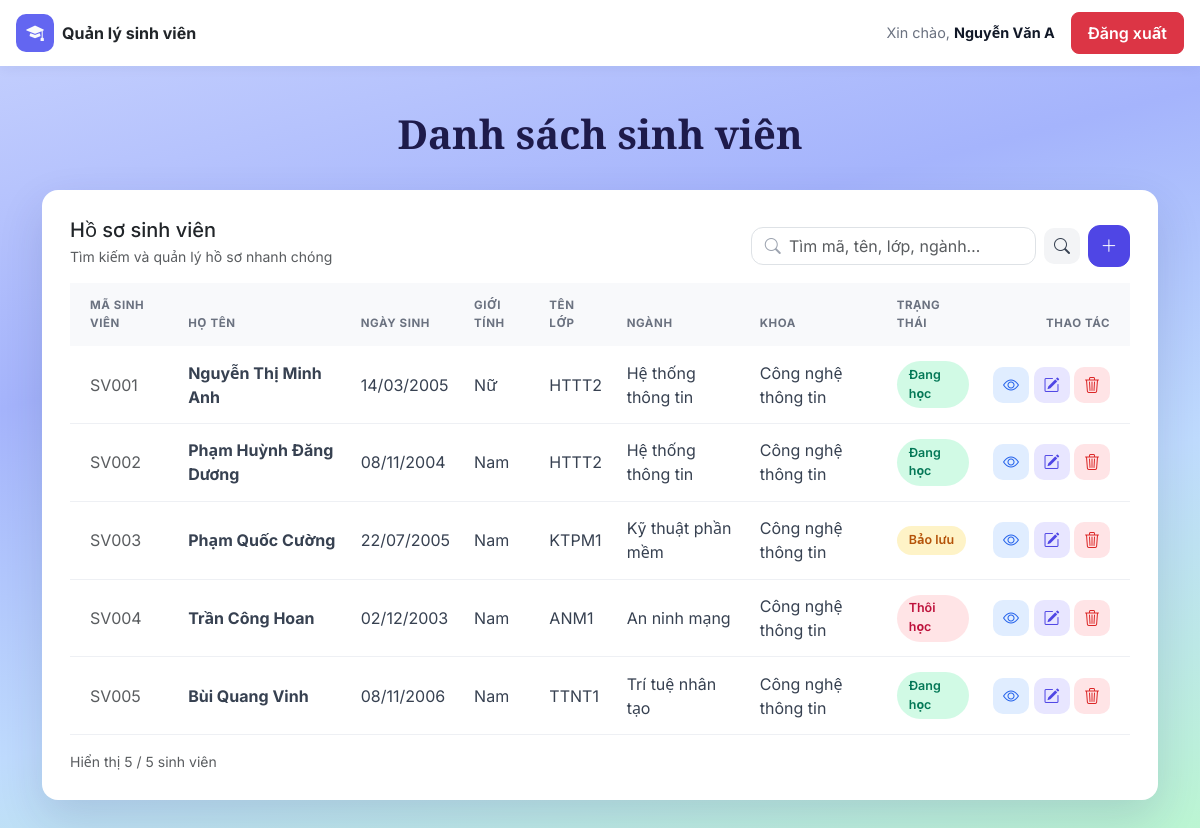
/public/?controller=student&action=index (signed in), run on the app's committed database.
### tables this page shows
CREATE TABLE student (
    ma_sv VARCHAR(10) PRIMARY KEY,
    ho_ten VARCHAR(100) NOT NULL,
    ngay_sinh DATE NOT NULL,
    gioi_tinh VARCHAR(10) NOT NULL,
    ten_lop VARCHAR(50) NOT NULL,
    nganh VARCHAR(100) NOT NULL,
    khoa VARCHAR(100) NOT NULL,
    trang_thai VARCHAR(30) NOT NULL
);

### app/controllers/StudentController.php (called while the page is built, shortened)
<?php
require_once APP_ROOT . '/app/services/StudentService.php';
class StudentController
{
    public function index()
    {
        if (isset($_GET['q'])) {
            $q = is_string($_GET['q']) ? trim($_GET['q']) : '';
        } else {
            $q = '';
        }
        $studentService = new StudentService();
        $students = $studentService->getAll($q);
        $total = $studentService->countAll();
        if ($q != '') {
            $qParam = '&q=' . urlencode($q);
        } else {
            $qParam = '';
        }
        include APP_ROOT . '/app/views/student/index.php';
    }
}

### app/services/StudentService.php (called while the page is built, shortened)
<?php
require_once APP_ROOT . '/app/models/Student.php';
class StudentService
{
    public function getAll($q)
    {
        $students = [];
        $dbConnection = new DBConnection();
        $conn = $dbConnection->getConnection();
        $sql = "SELECT * FROM student";
        if ($q != '') {
            $like = '%' . $q . '%';
            $sql = $sql . " WHERE (ma_sv LIKE ? OR ho_ten LIKE ? OR ten_lop LIKE ? OR nganh LIKE ? OR khoa LIKE ?)";
            $stmt = $conn->prepare($sql);
            $stmt->execute([$like, $like, $like, $like, $like]);
        } else {
            $sql = $sql . " ORDER BY ma_sv";
            $stmt = $conn->prepare($sql);
            $stmt->execute();
        }
        while ($row = $stmt->fetch()) {
            $student = new Student($row['ma_sv'], $row['ho_ten'], $row['ngay_sinh'], $row['gioi_tinh'],
                                   $row['ten_lop'], $row['nganh'], $row['khoa'], $row['trang_thai']);
            $students[] = $student;
        }
        return $students;
    }
    public function countAll()
    {
        $dbConnection = new DBConnection();
        $conn = $dbConnection->getConnection();
        $stmt = $conn->prepare("SELECT COUNT(*) FROM student");
        $stmt->execute();
        return $stmt->fetchColumn();
    }
}

### app/models/Student.php (called while the page is built, shortened)
<?php
class Student
{
    public function __construct($ma_sv, $ho_ten, $ngay_sinh, $gioi_tinh, $ten_lop, $nganh, $khoa, $trang_thai)
    {
        $this->ma_sv = $ma_sv;
        $this->ho_ten = $ho_ten;
        $this->ngay_sinh = $ngay_sinh;
        $this->gioi_tinh = $gioi_tinh;
        $this->ten_lop = $ten_lop;
        $this->nganh = $nganh;
        $this->khoa = $khoa;
        $this->trang_thai = $trang_thai;
    }
    public static function formatDate($date)
    {
        return date_format(date_create($date), 'd/m/Y');
    }
}

### app/views/student/index.php (the view, shortened to what this page needs)
<!DOCTYPE html>
<html lang="vi">
<head>
    <link href="https://cdn.jsdelivr.net/npm/bootstrap@5.3.8/dist/css/bootstrap.min.css" rel="stylesheet">
    <link rel="stylesheet" href="https://cdn.jsdelivr.net/npm/bootstrap-icons@1.13.1/font/bootstrap-icons.min.css">
    <link rel="stylesheet" href="assets/css/style.css?v=<?= CSS_VERSION ?>">
</head>
<body class="dash-page">
<header class="topbar">
    <div class="container-fluid px-3 d-flex align-items-center justify-content-between">
        <div class="d-flex align-items-center gap-2">
            <div class="brand-icon">
                <a href="?controller=student&action=index">
                <i class="bi bi-mortarboard-fill"></i></a>
            </div>
            <span class="fw-bold">Quản lý sinh viên</span>
        </div>
        <div class="d-flex align-items-center gap-3">
            <span class="topbar-user">Xin chào, <strong><?= htmlspecialchars($_SESSION['user']['name'], ENT_QUOTES, 'UTF-8') ?></strong></span>
        <form method="post" action="<?= DOMAIN ?>?controller=user&action=logout" class="m-0">
            <button type="submit" class="btn btn-topbar">Đăng xuất</button>
        </form>
        </div>
    </div>
</header>
<section class="hero">
    <div class="container">
        <h1 class="hero-title text-center">Danh sách sinh viên</h1>
    </div>
</section>
<main class="container pb-5">
    <div class="card list-card">
        <div class="card-body">
            <div class="d-flex flex-wrap align-items-end justify-content-between gap-3 mb-3">
                <div>
                    <h2 class="h5 mb-1">Hồ sơ sinh viên</h2>
                    <div class="text-muted small">Tìm kiếm và quản lý hồ sơ nhanh chóng</div>
                </div>
                <div class="d-flex align-items-center gap-2">
                    <form method="get" action="index.php" class="d-flex align-items-center gap-2 mb-0">
                        <div class="search-box">
                            <input type="search" name="q" class="form-control"
                                   placeholder="Tìm mã, tên, lớp, ngành…"
                                   value="<?= htmlspecialchars($q, ENT_QUOTES, 'UTF-8') ?>">
                        </div>
                        <button type="submit" class="btn btn-icon btn-search" title="Tìm">
                            <i class="bi bi-search"></i>
                        </button>
                    </form>
                    <a href="?controller=student&action=add<?= $qParam ?>" class="btn btn-icon btn-indigo" title="Thêm sinh viên" aria-label="Thêm sinh viên">
                        <i class="bi bi-plus-lg"></i>
                    </a>
                </div>
            </div>
            <div class="table-responsive">
                <table class="table align-middle mb-0">
                    <thead>
                        <tr>
                            <th>Mã sinh viên</th>
                            <th>Họ tên</th>
                            <th>Ngày sinh</th>
                            <th>Giới tính</th>
                            <th>Tên lớp</th>
                            <th>Ngành</th>
                            <th>Khoa</th>
                            <th>Trạng thái</th>
                            <th class="text-end">Thao tác</th>
                        </tr>
                    </thead>
                    <tbody>
                        <?php if (empty($students)): ?>
                            <tr>
                                <td colspan="9" class="text-center text-muted py-4">
                                    Không tìm thấy sinh viên nào phù hợp.
                                </td>
                            </tr>
                        <?php else: ?>
                            <?php foreach ($students as $student): ?>
                                <?php
                                if ($student->trang_thai == 'Đang học') {
                                    $badge = 'badge-green';
                                } else if ($student->trang_thai == 'Bảo lưu') {
                                    $badge = 'badge-amber';
                                } else {
                                    $badge = 'badge-red';
                                }
                                ?>
                                <tr>
                                    <td class="text-muted"><?= $student->ma_sv ?></td>
                                    <td class="fw-bold"><?= $student->ho_ten ?></td>
                                    <td><?= Student::formatDate($student->ngay_sinh) ?></td>
                                    <td><?= $student->gioi_tinh ?></td>
                                    <td><?= $student->ten_lop ?></td>
                                    <td><?= $student->nganh ?></td>
                                    <td><?= $student->khoa ?></td>
                                    <td><span class="badge-status <?= $badge ?>"><?= $student->trang_thai ?></span></td>
                                    <td class="text-end text-nowrap">
                                        <a href="?controller=student&action=detail&id=<?= $student->ma_sv ?><?= $qParam ?>"
                                           class="btn btn-icon btn-view" title="Xem chi tiết"><i class="bi bi-eye"></i></a>
                                        <a href="?controller=student&action=edit&id=<?= $student->ma_sv ?><?= $qParam ?>"
                                           class="btn btn-icon btn-edit" title="Sửa"><i class="bi bi-pencil-square"></i></a>
                                        <button type="button" class="btn btn-icon btn-del delete-student-button"
                                                title="Xóa"
                                                data-student-id="<?= htmlspecialchars($student->ma_sv, ENT_QUOTES, 'UTF-8') ?>"
                                                data-student-name="<?= htmlspecialchars($student->ho_ten, ENT_QUOTES, 'UTF-8') ?>">
                                            <i class="bi bi-trash3"></i>
                                        </button>
                                    </td>
                                </tr>
                            <?php endforeach; ?>
                        <?php endif; ?>
                    </tbody>
                </table>
            </div>
            <div class="text-muted small mt-3">
                Hiển thị <?= count($students) ?> / <?= $total ?> sinh viên
            </div>
        </div>
    </div>
</main>
</body>
</html>

### public/assets/css/style.css (style rules this page uses)
:root { --indigo: #4f46e5; }
body { font-family: 'Inter', 'Segoe UI', system-ui, sans-serif; }
.btn-indigo { background: var(--indigo); border-color: var(--indigo); color: #fff; font-weight: 600; }
.form-control { border-radius: 12px; }
body.dash-page { background: linear-gradient(165deg, #c7d2fe 0%, #a5b4fc 35%, #bfdbfe 65%, #bbf7d0 100%); min-height: 100vh; }
.topbar { background: #fff; padding: 0.75rem 0; box-shadow: 0 2px 12px rgba(30, 35, 90, 0.06); }
.brand-icon, .auth-brand-icon { width: 38px; height: 38px; border-radius: 10px; background-color: #6366f1 !important; color: #fff !important; display: flex; align-items: center; justify-content: center; font-size: 1.1rem; transition: background-color 0.3s ease; }
.brand-icon a, .auth-brand-icon i { color: #F9FAFB !important; }
.topbar-user { color: #6b7280; font-size: 0.9rem; }
.topbar-user strong { color: #111827; }
.topbar .btn-topbar, .topbar button.btn-topbar { background: #dc3545 !important; background-color: #dc3545 !important; color: #fff !important; border: 1px solid #dc3545 !important; padding: 8px 16px; border-radius: 8px; cursor: pointer; font-weight: 600; text-decoration: none; transition: all 0.2s ease; }
.hero { padding: 2.5rem 0 1.5rem; }
.hero-title { font-family: 'Playfair Display', Georgia, serif; font-weight: 700; color: #1e1b4b; margin: 0.25rem 0 0.5rem; }
.list-card { border: 0; border-radius: 16px; box-shadow: 0 18px 45px rgba(30, 35, 90, 0.14); }
.list-card > .card-body { padding: 1.75rem; }
.search-box { position: relative; }
.search-box input { border-radius: 12px; padding-left: 2.3rem; min-width: 260px; }
.table > :not(caption) > * > * { padding: 0.9rem 0.75rem; }
.table th:first-child, .table td:first-child { padding-left: 1.25rem; }
.table th:last-child, .table td:last-child { padding-right: 1.25rem; }
.table thead th { text-transform: uppercase; font-size: 0.72rem; letter-spacing: 0.05em; color: #6b7280; font-weight: 700; background: #f8f9fb; border-bottom: 0; }
.table tbody td { border-color: #eef0f4; color: #374151; }
.btn-icon { width: 36px; height: 36px; padding: 0; display: inline-flex; align-items: center; justify-content: center; border-radius: 10px; }
.btn-indigo.btn-icon { width: 42px; height: 42px; border-radius: 12px; font-size: 1.05rem; }
.btn-search { background: #f3f4f6; color: #374151; }
.btn-view { background: #e0edff; color: #2563eb; }
.btn-edit { background: #e8e6ff; color: #4f46e5; }
.btn-del { background: #ffe4e6; color: #dc2626; }
.badge-status { display: inline-block; padding: 0.3rem 0.75rem; border-radius: 999px; font-size: 0.78rem; font-weight: 600; }
.badge-green { background: #d1fae5; color: #047857; }
.badge-amber { background: #fef3c7; color: #b45309; }
.badge-red { background: #ffe4e6; color: #be123c; }

### data on the page
student: ma_sv "SV001", ho_ten "Nguyễn Thị Minh Anh", ngay_sinh "14/03/2005", gioi_tinh "Nữ", ten_lop "HTTT2", nganh "Hệ thống thông tin", khoa "Công nghệ thông tin", trang_thai "Đang học"
student: ma_sv "SV002", ho_ten "Phạm Huỳnh Đăng Dương", ngay_sinh "08/11/2004", gioi_tinh "Nam", ten_lop "HTTT2", nganh "Hệ thống thông tin", khoa "Công nghệ thông tin", trang_thai "Đang học"
student: ma_sv "SV003", ho_ten "Phạm Quốc Cường", ngay_sinh "22/07/2005", gioi_tinh "Nam", ten_lop "KTPM1", nganh "Kỹ thuật phần mềm", khoa "Công nghệ thông tin", trang_thai "Bảo lưu"
student: ma_sv "SV004", ho_ten "Trần Công Hoan", ngay_sinh "02/12/2003", gioi_tinh "Nam", ten_lop "ANM1", nganh "An ninh mạng", khoa "Công nghệ thông tin", trang_thai "Thôi học"
student: ma_sv "SV005", ho_ten "Bùi Quang Vinh", ngay_sinh "08/11/2006", gioi_tinh "Nam", ten_lop "TTNT1", nganh "Trí tuệ nhân tạo", khoa "Công nghệ thông tin", trang_thai "Đang học"

### other printed values
$_SESSION['user']['name'] "Nguyễn Văn A"
count($students) "5"
$total "5"
